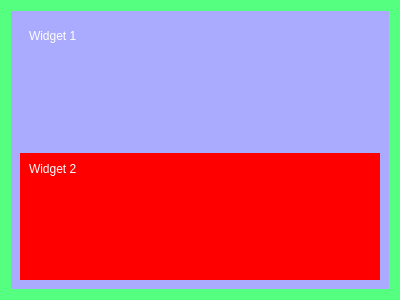
<?xml version="1.0" encoding="UTF-8"?>
<ui version="4.0">
 <class>test_form</class>
 <widget class="QWidget" name="test_form">
  <property name="geometry">
   <rect>
    <x>0</x>
    <y>0</y>
    <width>400</width>
    <height>300</height>
   </rect>
  </property>
  <property name="windowTitle">
   <string>Form</string>
  </property>
  <property name="styleSheet">
   <string notr="true">* {
	border: none;
	background: transparent;
	background-color: transparent;
	padding: 0;
	margin: 0;
	color: #fff;
}


#test_form {
	background-color: rgb(85, 255, 127);
}

#widget {
	background-color: rgb(255, 0, 0);
}

QWidget {
    background-color: rgb(170, 170, 255);
}

QLabel {
	background-color: transparent;
}

QWidget#widget::hover {
	background-color: rgb(0, 255, 0);
}</string>
  </property>
  <layout class="QVBoxLayout" name="verticalLayout">
   <item>
    <widget class="QWidget" name="my_widget" native="true">
     <layout class="QVBoxLayout" name="verticalLayout_2">
      <item alignment="Qt::AlignTop">
       <widget class="QFrame" name="frame">
        <property name="frameShape">
         <enum>QFrame::StyledPanel</enum>
        </property>
        <property name="frameShadow">
         <enum>QFrame::Raised</enum>
        </property>
        <layout class="QVBoxLayout" name="verticalLayout_3">
         <item>
          <widget class="QLabel" name="label">
           <property name="text">
            <string>Widget 1</string>
           </property>
          </widget>
         </item>
        </layout>
       </widget>
      </item>
      <item>
       <widget class="QWidget" name="widget" native="true">
        <layout class="QVBoxLayout" name="verticalLayout_5">
         <item alignment="Qt::AlignTop">
          <widget class="QLabel" name="label_3">
           <property name="text">
            <string>Widget 2</string>
           </property>
          </widget>
         </item>
        </layout>
       </widget>
      </item>
     </layout>
    </widget>
   </item>
  </layout>
 </widget>
 <resources/>
 <connections/>
</ui>
